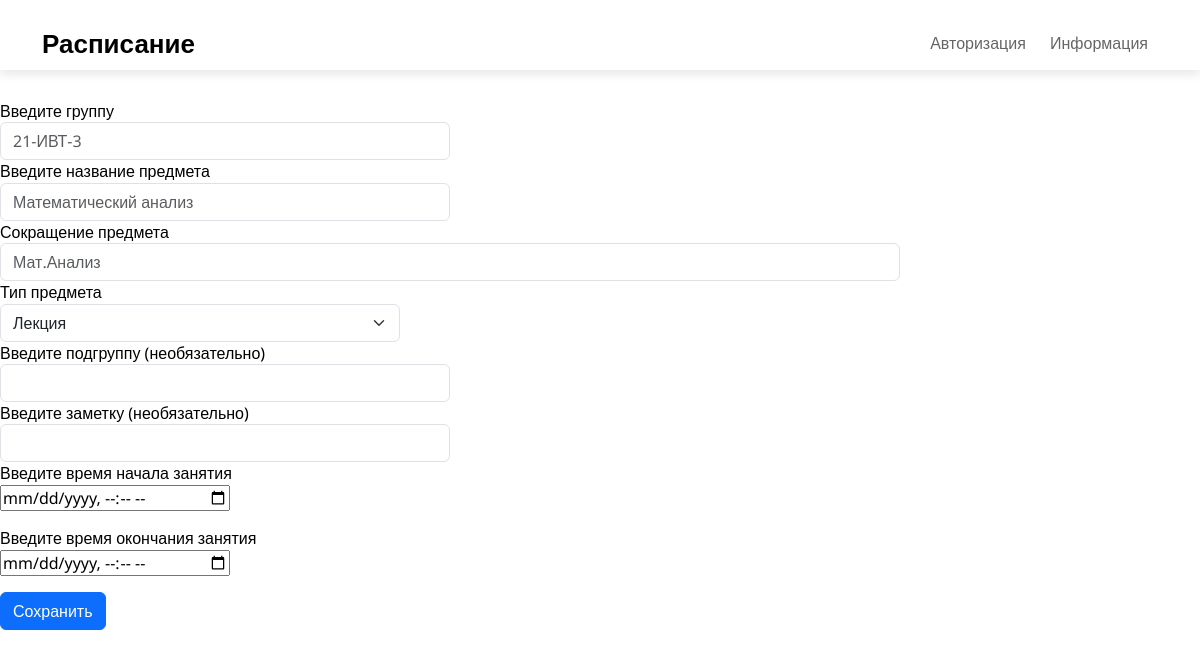
Page /index_addDel.html on the earlier database version.
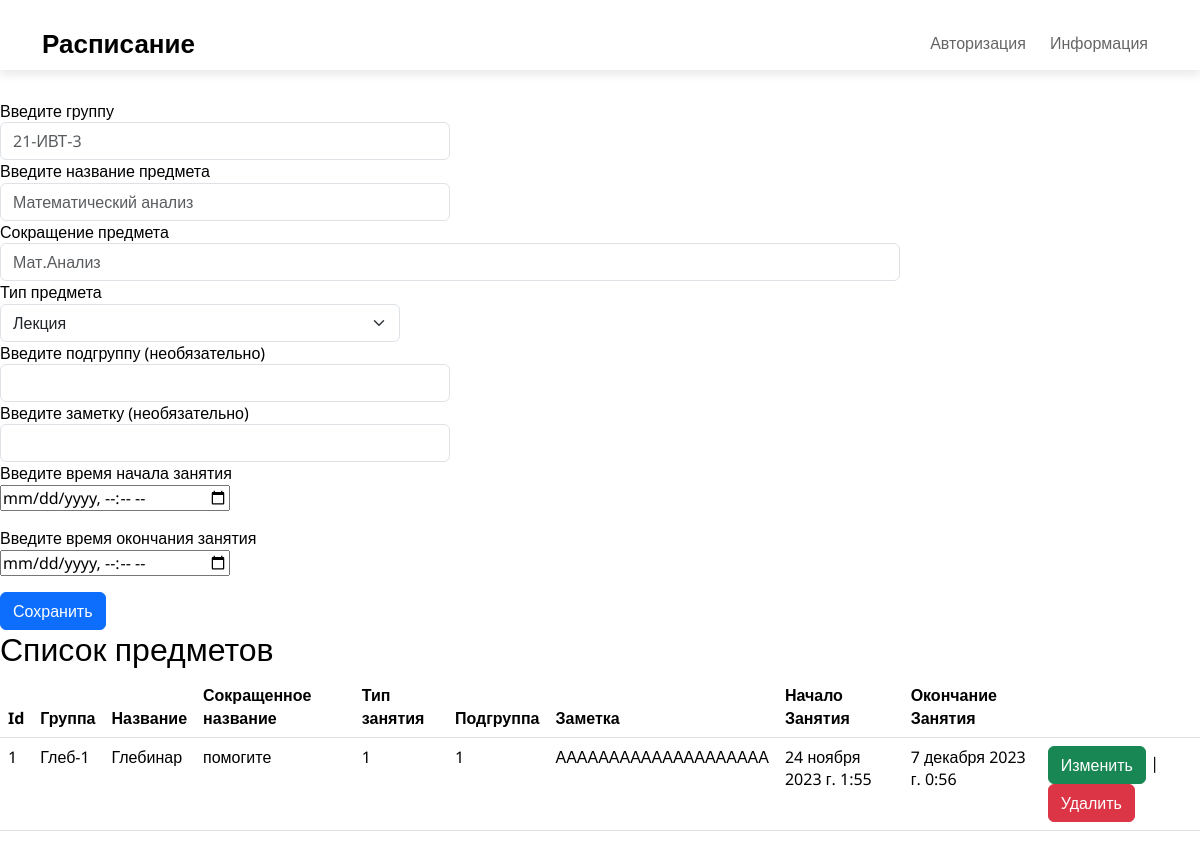
Same page on the later database version.
### app1/models.py (models this page shows)
class StudySession(models.Model):
    group = models.CharField(max_length=10)
    title = models.CharField(max_length=255)
    short_title = models.CharField(default="ПРДМТ",max_length=10, blank=True, null=True)
    session_type = models.PositiveSmallIntegerField(default=0, blank=True, null=True)
    subgroup = models.PositiveSmallIntegerField(default=0, blank=True, null=True)
    comment = models.TextField(default="Здесь могла быть ваша заметка", blank=True, null=True)
    time_start = models.DateTimeField()
    time_end = models.DateTimeField()

### app1/views.py (the view)
# urls.py: path('index_addDel.html', index_addDel),
def index_addDel(request):
    studysession = StudySession.objects.all()
    return render(request, "html/index_addDel.html", {"studysession": studysession})

### app1/templates/html/index_addDel.html (shortened to what this page needs)
<!DOCTYPE html>
<html lang="ru">
<head>
	<link rel="stylesheet" href="/static/styles/bootstrap-reboot.min.css">
	<link rel="stylesheet" href="/static/styles/bootstrap-grid.min.css">
    <link href="https://cdn.jsdelivr.net/npm/bootstrap@5.3.2/dist/css/bootstrap.min.css" rel="stylesheet">
	<link rel="stylesheet" href="/static/styles/styles.css">
</head>
<body>
	<nav class="navbar">
		<div class="container">
			<a href="index.html" class="navbar-brand">Расписание</a>
			<ul class="navbar-menu">
				<li><a href="index_info.html">Авторизация</a></li>
				<li><a href="index_info.html">Информация</a></li>
			</ul>
		</div>
	</nav>
	<form method="POST" action="create/">
        <div class="form-row">
           <div class="form-group col-md-6">
               <label for = "GroupName">Введите группу</label><br>
                    <input type="text" class="form-control" name="group" id = "GroupName" placeholder="21-ИВТ-3"/>
           </div>
           <div class="form-group col-md-6">
               <label for="TitleName">Введите название предмета</label><br>
                    <input type="text" class="form-control" name="title" id ="TitleName" placeholder="Математический анализ"/>
           </div>
           <div class="form-group">
                <label for="inputStitle">Сокращение предмета</label>
                <input type="text" class="form-control" name = "short_title" id="inputStitle" placeholder="Мат.Анализ"/>
           </div>
           <div class="form-group col-md-4">
                <label for="inputStitle">Тип предмета</label>
                <select class="form-select" required aria-label="select example" id="" name = "session_type">
                        <option value="0">Лекция</option>
                </select>
            </div>
           <div class="form-group col-md-6">
               <label for="SubGroupInput">Введите подгруппу (необязательно) </label><br>
               <input type="number" class="form-control" name="subgroup" id="SubGroupInput"/>
           </div>
           <div class="form-group col-md-6">
               <label for="CommentInput">Введите заметку (необязательно) </label><br>
                <input type="text" class="form-control" name="comment" id="CommentInput"/>
           </div>
           <p>
            <label>Введите время начала занятия </label><br>
            <input type="datetime-local" name="time_start" />
        </p>
        <p>
            <label>Введите время окончания занятия </label><br>
            <input type="datetime-local" name="time_end" />
        </p>
      </div>
        <input type="submit" value="Сохранить" class="btn btn-primary">
    </form>
    {% if studysession.count > 0 %}
    <h2>Список предметов</h2>
    <table class="table table-hover">
        <thead>
        <th>Id</th><th>Группа</th><th>Название</th>
        <th>Сокращенное название</th><th>Тип занятия</th><th>Подгруппа</th>
        <th>Заметка</th><th>Начало Занятия</th><th>Окончание Занятия</th>
        <th></th></thead>
        {% for lesson in studysession %}
        <tr>
            <td>{{ lesson.id }}</td>
            <td>{{ lesson.group }}</td>
            <td>{{ lesson.title }}</td>
            <td>{{ lesson.short_title }}</td>
            <td>{{ lesson.session_type }}</td>
            <td>{{ lesson.subgroup }}</td>
            <td>{{ lesson.comment }}</td>
            <td>{{ lesson.time_start }}</td>
            <td>{{ lesson.time_end }}</td>
            <td><a class="btn btn-success" href="edit/{{lesson.id}}">Изменить</a> | <a class="btn btn-danger" href="delete/{{lesson.id}}">Удалить</a></td>
        </tr>
        {% endfor %}
    </table>
    {% endif %}
</body>
</html>

Differences in the rows shown:
added StudySession: id "1", group "Глеб-1", title "Глебинар", short_title "помогите", session_type "1", subgroup "1", comment "АААААААААААААААААААА", time_start "24 ноября 2023 г. 1:55", time_end "7 декабря 2023 г. 0:56"
Other differences:
text now shown: "Список предметов Id Группа Название Сокращенное название Тип занятия Подгруппа Заметка Начало Занятия Окончание Занятия"
